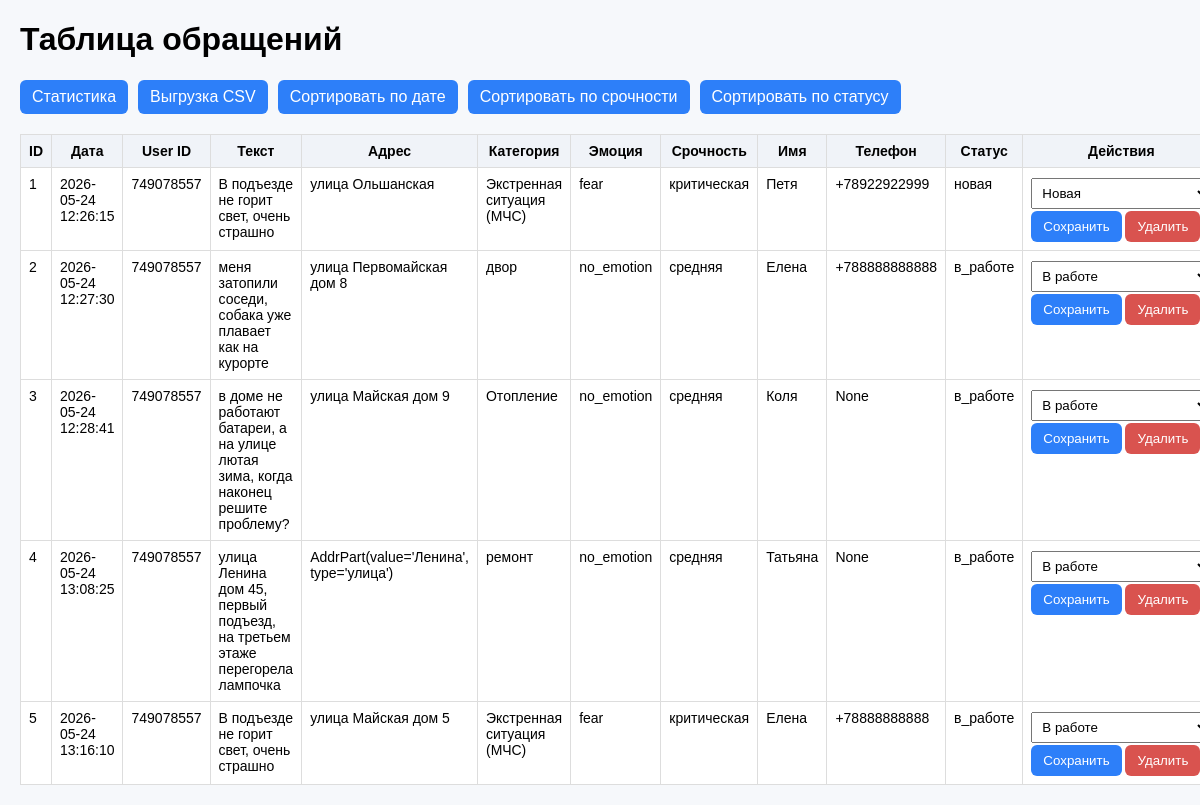
Page /requests?sort_by=status&order=desc on the committed database.
### tables this page shows
CREATE TABLE complaints (
            id INTEGER PRIMARY KEY AUTOINCREMENT,
            timestamp TEXT NOT NULL,
            user_id INTEGER NOT NULL,
            text TEXT NOT NULL,
            address TEXT,
            category TEXT,
            emotion TEXT,
            urgency TEXT,
            name TEXT,
            phone TEXT,
            status TEXT NOT NULL DEFAULT 'новая'
        );

### flask_app/app.py (the view)
@app.route("/requests")
def requests_page():
    sort_by = request.args.get("sort_by", "timestamp")
    order = request.args.get("order", "desc")
    rows = get_all_requests(sort_by=sort_by, order=order)
    return render_template("request.html", rows=rows, sort_by=sort_by, order=order)

### flask_app/db_utils.py (called while the page is built)
def get_connection():
    conn = sqlite3.connect(DB_PATH)
    conn.row_factory = sqlite3.Row
    return conn

def get_all_requests(sort_by="timestamp", order="desc"):
    allowed_sort = {"timestamp", "urgency", "status"}
    if sort_by not in allowed_sort:
        sort_by = "timestamp"
    order = "ASC" if str(order).lower() == "asc" else "DESC"
    conn = get_connection()
    cur = conn.cursor()
    cur.execute(f"SELECT * FROM complaints ORDER BY {sort_by} {order}")
    rows = [dict(r) for r in cur.fetchall()]
    conn.close()
    return rows

### flask_app/templates/request.html (shortened to what this page needs)
<!doctype html>
<html lang="ru">
<head>
</head>
<body>
  <h1>Таблица обращений</h1>
  <div class="top">
    <a class="btn" href="/statistics">Статистика</a>
    <a class="btn" href="/csv">Выгрузка CSV</a>
    <a class="btn" href="/requests?sort_by=timestamp&order=desc">Сортировать по дате</a>
    <a class="btn" href="/requests?sort_by=urgency&order=desc">Сортировать по срочности</a>
    <a class="btn" href="/requests?sort_by=status&order=desc">Сортировать по статусу</a>
  </div>
  <table>
    <thead>
      <tr>
        <th>ID</th>
        <th>Дата</th>
        <th>User ID</th>
        <th>Текст</th>
        <th>Адрес</th>
        <th>Категория</th>
        <th>Эмоция</th>
        <th>Срочность</th>
        <th>Имя</th>
        <th>Телефон</th>
        <th>Статус</th>
        <th>Действия</th>
      </tr>
    </thead>
    <tbody>
    {% for row in rows %}
      <tr>
        <td>{{ row.id }}</td>
        <td>{{ row.timestamp }}</td>
        <td>{{ row.user_id }}</td>
        <td>{{ row.text }}</td>
        <td>{{ row.address }}</td>
        <td>{{ row.category }}</td>
        <td>{{ row.emotion }}</td>
        <td>{{ row.urgency }}</td>
        <td>{{ row.name }}</td>
        <td>{{ row.phone }}</td>
        <td>{{ row.status }}</td>
        <td class="cell-form">
          <form method="post" action="/requests/status/{{ row.id }}">
            <select name="status">
              <option value="новая" {% if row.status == 'новая' %}selected{% endif %}>Новая</option>
              <option value="в_работе" {% if row.status == 'в_работе' %}selected{% endif %}>В работе</option>
            </select>
            <button type="submit" class="btn">Сохранить</button>
          </form>
          <form method="post" action="/requests/delete/{{ row.id }}">
            <button type="submit" class="btn danger">Удалить</button>
          </form>
        </td>
      </tr>
    {% endfor %}
    </tbody>
  </table>
</body>
</html>

### flask_app/templates/request.html (style rules this page uses)
body { font-family: Arial, sans-serif; margin: 20px; background: #f6f8fb; }
table { width: 100%; border-collapse: collapse; background: #fff; }
th, td { border: 1px solid #ddd; padding: 8px; font-size: 14px; vertical-align: top; }
th { background: #f0f3f8; }
form { display: inline; }
.top { margin-bottom: 20px; display: flex; gap: 10px; align-items: center; flex-wrap: wrap; }
.btn { padding: 8px 12px; background: #2d7ff9; color: #fff; text-decoration: none; border-radius: 6px; border: none; cursor: pointer; }
.danger { background: #d9534f; }
select, input { padding: 6px; margin: 2px 0; width: 100%; box-sizing: border-box; }
.cell-form { min-width: 180px; }

### rows in the picture
complaints: id "1", timestamp "2026-05-24 12:26:15", user_id "749078557", text "В подъезде не горит свет, очень страшно", address "улица Ольшанская", category "Экстренная ситуация (МЧС)", emotion "fear", urgency "критическая", name "Петя", phone "+78922922999", status "новая", status "Новая"
complaints: id "2", timestamp "2026-05-24 12:27:30", user_id "749078557", text "меня затопили соседи, собака уже плавает как на курорте", address "улица Первомайская дом 8", category "двор", emotion "no_emotion", urgency "средняя", name "Елена", phone "+788888888888", status "в_работе", status "В работе"
complaints: id "3", timestamp "2026-05-24 12:28:41", user_id "749078557", text "в доме не работают батареи, а на улице лютая зима, когда наконец решите проблему?", address "улица Майская дом 9", category "Отопление", emotion "no_emotion", urgency "средняя", name "Коля", phone "None", status "в_работе", status "В работе"
complaints: id "4", timestamp "2026-05-24 13:08:25", user_id "749078557", text "улица Ленина дом 45, первый подъезд, на третьем этаже перегорела лампочка", address "AddrPart(value='Ленина', type='улица')", category "ремонт", emotion "no_emotion", urgency "средняя", name "Татьяна", phone "None", status "в_работе", status "В работе"
complaints: id "5", timestamp "2026-05-24 13:16:10", user_id "749078557", text "В подъезде не горит свет, очень страшно", address "улица Майская дом 5", category "Экстренная ситуация (МЧС)", emotion "fear", urgency "критическая", name "Елена", phone "+78888888888", status "в_работе", status "В работе"
